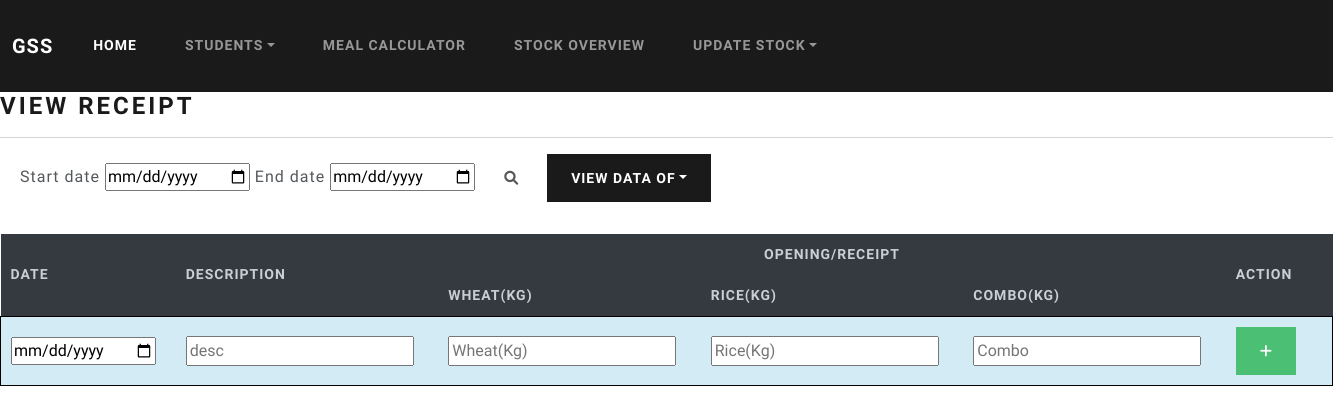
/receipt/ (signed in), run on an earlier commit of the app's database.
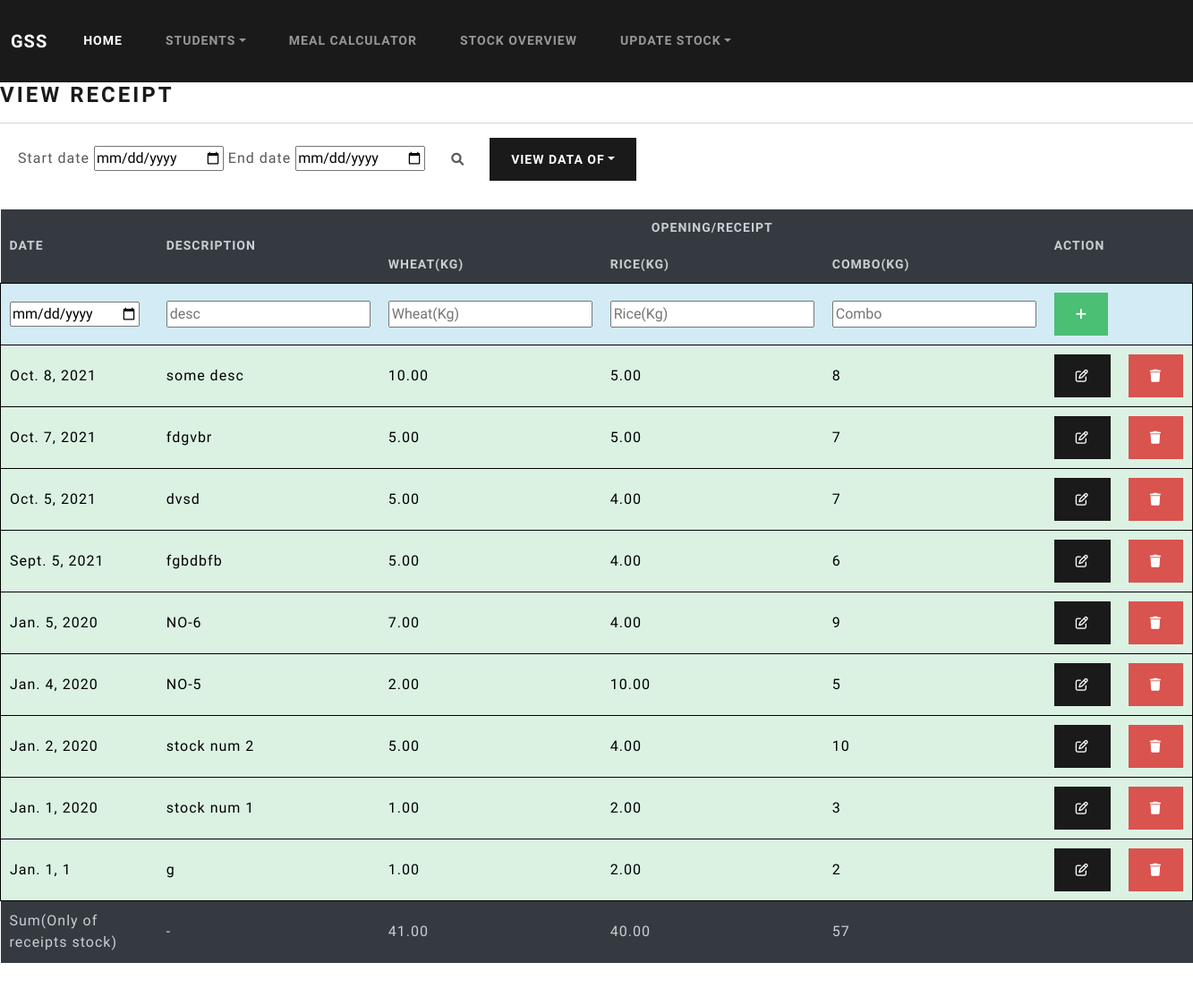
And on a later commit of the database.
### stockoverview/models.py (models this page shows)
class Stock(models.Model):
    owner = models.ForeignKey(to=User,on_delete=models.CASCADE)
    operation = models.CharField(max_length=50)
    date = models.DateField(auto_now=False, auto_now_add=False)
    description = models.CharField(max_length=50)
    wheat = models.DecimalField(max_digits=5, decimal_places=2)
    rice = models.DecimalField(max_digits=5, decimal_places=2)
    combo = models.DecimalField(max_digits=2, decimal_places=0)

### receipt/views.py (the view, shortened to what this page needs)
# urls.py: path('',views.index,name="stock_exp"),
def index(request):
    if request.method=="GET":
        operation='receipt'
        receipt = Stock.objects.filter(owner = request.user,operation=operation).order_by('-date')
        wheatsum = 0
        ricesum = 0
        combosum = 0
        for i in receipt:
            wheatsum+=i.wheat
            ricesum+=i.rice
            combosum+=i.combo
        context = {
            "receipts":receipt,
            'wheatsum':wheatsum,
            'ricesum':ricesum,
            'combosum':combosum
        }
        return render(request,'receipt/stock_receipt.html',context)

### templates/receipt/stock_receipt.html (shortened to what this page needs)
{% extends 'base.html' %}
{% load static %}
{% block content %}
<h3>View Receipt</h3>
<hr>
<div class="container m-2">
  <form action="{% url 'search_between' %}" method="post">
  <label for="">Start date</label>
  <input type="date" name="datef" id="datepicker" required>
  <label for="">End date</label>
  <input type="date" name="datet" id="datepicker" required>
  <button class="btn" type="submit"><i class="fas fa-search"></i></button>
  <a class="dropdown-toggle btn btn-primary" data-bs-toggle="dropdown" href="#" role="button" aria-haspopup="true" aria-expanded="false">View data of</a>
</form>
</div>
<br>
<table style="width: 100%;">
  <thead class="table-dark">
    <tr>
        <th rowspan="2">Date</th>
        <th rowspan="2">Description</th>
        <th colspan="3"  style="text-align: center;">Opening/Receipt</th>
        <th colspan="2" rowspan="2">Action</th>
    </tr>
    <tr>
        <th>Wheat(Kg)</th>
        <th>Rice(Kg)</th>
        <th>Combo(Kg)</th>
      </tr>
  </thead>
  <tbody>
    <tr class="table-info">
      <form action="{% url 'stock_receipt' %}" method="post">
        <td><input type="date" placeholder="date" name="date" required></td>
        <td><input type="text" name="description" id="" placeholder="desc"></td>
        <td><input type="number" placeholder="Wheat(Kg)" name = "wheat" required></td>
        <td><input type="number" placeholder="Rice(Kg)" name = "rice" required></td>
        <td><input type="number" placeholder="Combo" name="combo" required></td>
        <td><button class = "btn btn-success" type="submit"><i class="fas fa-plus "></i></button></td>
        <td></td>
      </form>
    </tr>
    {% for receipt in receipts %}
      <tr class="table-success">
        <td>{{receipt.date}}</td>
        <td>{{receipt.description}}</td>
        <td>{{receipt.wheat}}</td>
        <td>{{receipt.rice}}</td>
        <td>{{receipt.combo}}</td>
        <td><a class = "btn btn-primary" href="{% url 'update_receipt' receipt.id %}"><i class="far fa-edit"></i></a></td>
        <td><a class = "btn btn-danger" href="{% url 'delete_receipt' receipt.id %}"><i class="fas fa-trash"></i></a></td>
      </tr>
    {% endfor %}
      {% if receipts %}
      <tr class = "table-dark">
        <td>Sum(Only of receipts stock)</td>
        <td>-</td>
        <td>{{wheatsum}}</td>
        <td>{{ricesum}}</td>
        <td>{{combosum}}</td>
        <td></td>
        <td></td>
      </tr>
      {% endif %}
  </tbody>
</table>
<br><br><br>
{% endblock %}

### templates/base.html (shortened to what this page needs)
{% load static %}
<!DOCTYPE html>
<html lang="en">
  <head>
    <link rel="stylesheet" href="https://cdnjs.cloudflare.com/ajax/libs/font-awesome/6.0.0-beta2/css/all.min.css" />
    <link rel="stylesheet" type="text/css" href="https://cdn.jsdelivr.net/npm/daterangepicker/daterangepicker.css" />
    <link rel="stylesheet" href="{% static 'css/bootstrap.min.css' %}">
    <link rel="stylesheet" href="{% static 'css/style.css' %}">
  </head>
  <body>
    <nav class="navbar navbar-expand-lg navbar-dark bg-primary">
      <div class="container-fluid">
        <a class="navbar-brand" href="#">GSS</a>
        <div class="collapse navbar-collapse" id="navbarColor01">
          <ul class="navbar-nav me-auto">
            <li class="nav-item">
              <a class="nav-link active" href="#">Home
              </a>
            </li>
            <li class="nav-item dropdown">
              <a class="nav-link dropdown-toggle" data-bs-toggle="dropdown" href="#" role="button" aria-haspopup="true" aria-expanded="false">Students</a>
            <li class="nav-item">
              <a class="nav-link" href="#">Meal calculator</a>
            </li>
            <li class="nav-item">
              <a class="nav-link" href="{% url 'stock_overview' %}">Stock overview</a>
            </li>
            <li class="nav-item dropdown">
              <a class="nav-link dropdown-toggle" data-bs-toggle="dropdown" href="#" role="button" aria-haspopup="true" aria-expanded="false">Update stock</a>
            </li>
          </ul>
        </div>
      </div>
    </nav>
    {% block content %} {% endblock %}
  </body>
</html>

### stockmgmt/static/css/style.css (style rules this page uses)
table, th, td { padding: 10px; }
.table-info { background-color: #d2ebf5; border: 0.3px black solid; }
.table-success { background-color: #dbf2e3; border: 0.3px black solid; }
.table-dark { background-color: #343a40; color: #cbcfd4; height: 70px; }

What changed in the data, as far as the page shows it:
added Stock: date "Oct. 8, 2021", description "some desc", wheat "10.00", rice "5.00", combo "8"
added Stock: date "Oct. 7, 2021", description "fdgvbr", wheat "5.00", rice "5.00", combo "7"
added Stock: date "Oct. 5, 2021", description "dvsd", wheat "5.00", rice "4.00", combo "7"
added Stock: date "Sept. 5, 2021", description "fgbdbfb", wheat "5.00", rice "4.00", combo "6"
added Stock: date "Jan. 5, 2020", description "NO-6", wheat "7.00", rice "4.00", combo "9"
added Stock: date "Jan. 4, 2020", description "NO-5", wheat "2.00", rice "10.00", combo "5"
added Stock: date "Jan. 2, 2020", description "stock num 2", wheat "5.00", rice "4.00", combo "10"
added Stock: date "Jan. 1, 2020", description "stock num 1", wheat "1.00", rice "2.00", combo "3"
added Stock: date "Jan. 1, 1", description "g", wheat "1.00", rice "2.00", combo "2"
Also different on the page:
{{ wheatsum }}: (not shown) → "41.00"
{{ ricesum }}: (not shown) → "40.00"
{{ combosum }}: (not shown) → "57"
text now shown: "Sum(Only of receipts stock) -"
